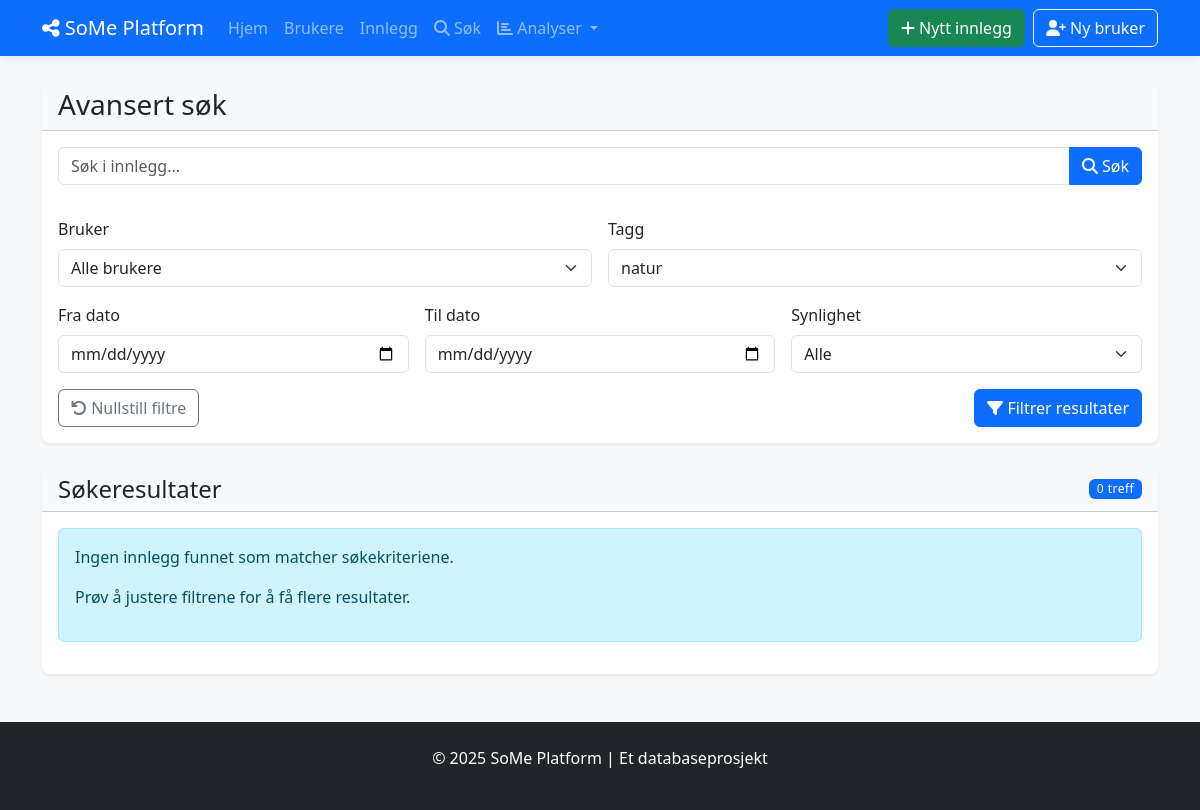
The page /search?tag_id=19 on the database as committed earlier.
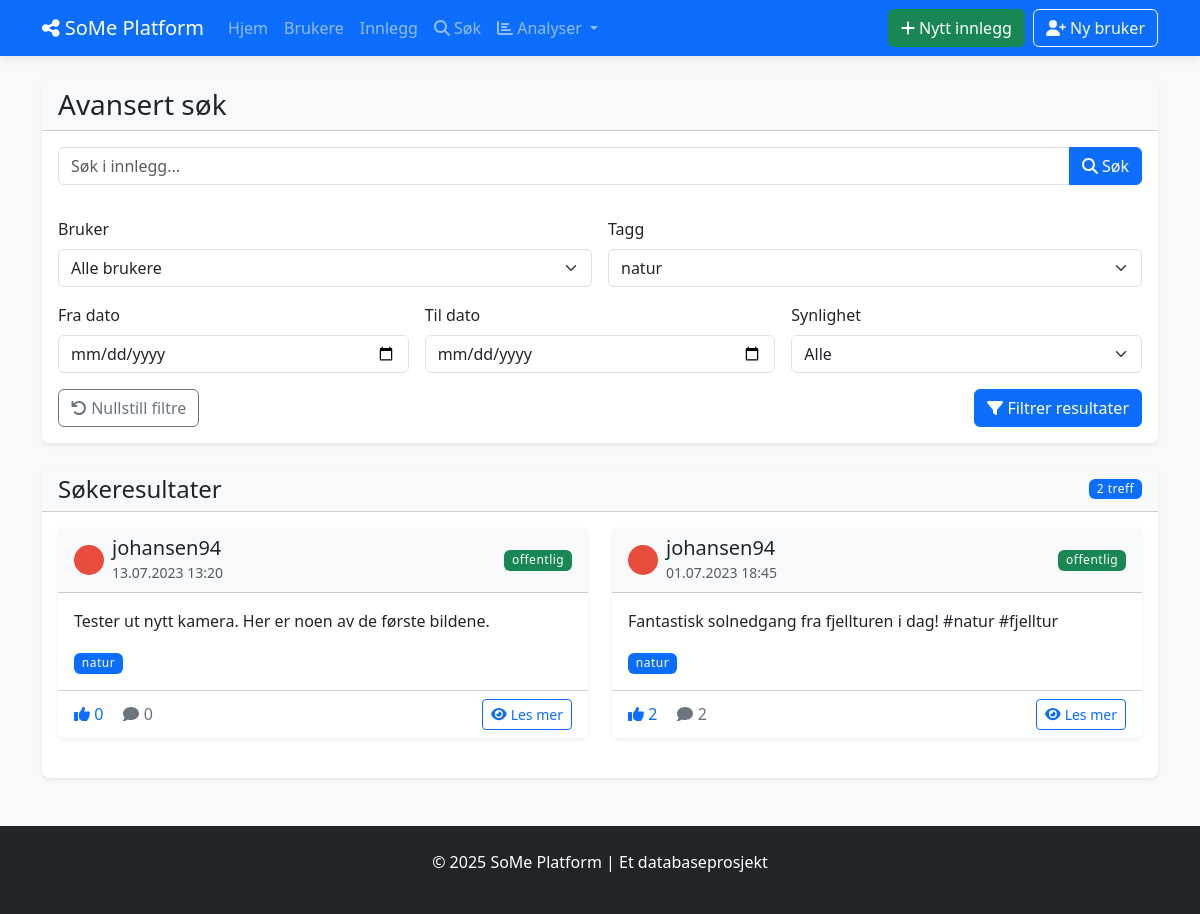
The same page on the database as committed later.
### tables this page shows
CREATE TABLE INNLEGG (
            innlegg_id INTEGER PRIMARY KEY AUTOINCREMENT,
            innhold TEXT NOT NULL,
            opprettet_dato DATETIME NOT NULL DEFAULT CURRENT_TIMESTAMP,
            oppdatert_dato DATETIME DEFAULT CURRENT_TIMESTAMP,
            synlighet TEXT NOT NULL DEFAULT 'offentlig',
            bruker_id INTEGER NOT NULL,
            FOREIGN KEY (bruker_id) REFERENCES BRUKERE(bruker_id) ON DELETE CASCADE
        );

### social_media_app/app.py (the view)
@app.route('/search', methods=['GET'])
def search():
    start_date = request.args.get('start_date', '')
    end_date = request.args.get('end_date', '')
    user_id = request.args.get('user_id', '')
    tag_id = request.args.get('tag_id', '')
    visibility = request.args.get('visibility', '')
    search_term = request.args.get('search_term', '')
    base_query = """
        SELECT i.*, b.brukernavn, b.profilbilde,
               (SELECT COUNT(*) FROM KOMMENTARER k WHERE k.innlegg_id = i.innlegg_id) AS comment_count,
               (SELECT COUNT(*) FROM REAKSJONER r WHERE r.innlegg_id = i.innlegg_id) AS reaction_count,
               GROUP_CONCAT(t.navn, ', ') as tags
        FROM INNLEGG i
        JOIN BRUKERE b ON i.bruker_id = b.bruker_id
        LEFT JOIN INNLEGG_TAGGER it ON i.innlegg_id = it.innlegg_id
        LEFT JOIN TAGGER t ON it.tag_id = t.tag_id
    """
    where_clauses = []
    query_params = []
    if start_date:
        where_clauses.append("i.opprettet_dato >= ?")
        query_params.append(start_date)
    if end_date:
        where_clauses.append("i.opprettet_dato <= ?")
        query_params.append(end_date + " 23:59:59")  # Include the whole day
    if user_id:
        where_clauses.append("i.bruker_id = ?")
        query_params.append(user_id)
    if tag_id:
        where_clauses.append("it.tag_id = ?")
        query_params.append(tag_id)
    if visibility:
        where_clauses.append("i.synlighet = ?")
        query_params.append(visibility)
    if search_term:
        where_clauses.append("i.innhold LIKE ?")
        query_params.append(f"%{search_term}%")
    if where_clauses:
        base_query += " WHERE " + " AND ".join(where_clauses)
    base_query += " GROUP BY i.innlegg_id ORDER BY i.opprettet_dato DESC"
    with Database() as db:
        results = []
        if any([start_date, end_date, user_id, tag_id, visibility, search_term]):
            results = db.fetchall(base_query, query_params)
            results = [format_date_fields(result, ['opprettet_dato', 'oppdatert_dato']) for result in results]
        users = db.fetchall("SELECT bruker_id, brukernavn FROM BRUKERE ORDER BY brukernavn")
        tags = db.fetchall("SELECT tag_id, navn FROM TAGGER ORDER BY navn")
    return render_template('search/results.html',
                          results=results,
                          users=users,
                          tags=tags,
                          filters={
                              'start_date': start_date,
                              'end_date': end_date,
                              'user_id': user_id,
                              'tag_id': tag_id,
                              'visibility': visibility,
                              'search_term': search_term
                          })

### social_media_app/app.py (called while the page is built)
def format_date_fields(item, date_fields=None):
    if not item:
        return None
    if not isinstance(item, dict):
        item = dict(item)
    if date_fields:
        for field in date_fields:
            if field in item and item[field] and isinstance(item[field], str):
                try:
                    item[field] = datetime.strptime(item[field], '%Y-%m-%d %H:%M:%S')
                except (ValueError, TypeError):
                    try:
                        item[field] = datetime.strptime(item[field], '%Y-%m-%d')
                    except (ValueError, TypeError):
                        pass  # Keep original if parsing fails
    return item

### social_media_app/db_config.py (called while the page is built)
    def __enter__(self):
        return self

    def __exit__(self, exc_type, exc_val, exc_tb):
        self.cursor.close()
        if self.conn:
            self.conn.close()

    def fetchall(self, sql, params=None):
        self.cursor.execute(sql, params or ())
        return self.cursor.fetchall()

### social_media_app/templates/search/results.html (shortened to what the changed rows need)
{% extends "base.html" %}
{% block content %}
<div class="card shadow-sm mb-4">
    <div class="card-header bg-light">
        <h1 class="h3 mb-0">Avansert søk</h1>
    </div>
</div>
<div class="card shadow-sm">
    <div class="card-header bg-light d-flex justify-content-between align-items-center">
        <h2 class="h4 mb-0">Søkeresultater</h2>
        <span class="badge bg-primary">{{ results|length }} treff</span>
    </div>
    <div class="card-body">
        {% if results %}
            <div class="row">
                {% for post in results %}
                <div class="col-md-6 mb-4">
                    <div class="card h-100 shadow-sm">
                        <div class="card-header bg-light">
                            <div class="d-flex justify-content-between align-items-center">
                                <div class="d-flex align-items-center">
                                    <div class="me-2">
                                        {% if post.profilbilde %}
                                            <img src="{{ url_for('static', filename='uploads/' + post.profilbilde) }}"
                                                alt="{{ post.brukernavn }}" class="rounded-circle" width="30" height="30">
                                        {% else %}
                                            <div class="rounded-circle rounded-circle-placeholder">
                                                <i class="fas fa-user fa-sm text-white"></i>
                                            </div>
                                        {% endif %}
                                    </div>
                                    <div>
                                        <h5 class="card-title mb-0">{{ post.brukernavn }}</h5>
                                        <small class="text-muted">{{ post.opprettet_dato.strftime('%d.%m.%Y %H:%M') }}</small>
                                    </div>
                                </div>
                                <span class="badge {{ 'bg-success' if post.synlighet == 'offentlig' else 'bg-warning' }}">
                                    {{ post.synlighet }}
                                </span>
                            </div>
                        </div>
                        <div class="card-body">
                            <p class="card-text">
                                {% if post.innhold|length > 150 %}
                                    {{ post.innhold[:150] }}...
                                {% else %}
                                    {{ post.innhold }}
                                {% endif %}
                            </p>
                            {% if post.tags %}
                            <div class="mt-2">
                                {% for tag_name in post.tags.split(', ') %}
                                    <span class="badge bg-primary me-1">{{ tag_name }}</span>
                                {% endfor %}
                            </div>
                            {% endif %}
                        </div>
                        <div class="card-footer bg-white d-flex justify-content-between align-items-center">
                            <div>
                                <span class="text-primary me-3">
                                    <i class="fas fa-thumbs-up"></i> {{ post.reaction_count }}
                                </span>
                                <span class="text-secondary">
                                    <i class="fas fa-comment"></i> {{ post.comment_count }}
                                </span>
                            </div>
                            <a href="{{ url_for('view_post', post_id=post.innlegg_id) }}" class="btn btn-sm btn-outline-primary">
                                <i class="fas fa-eye"></i> Les mer
                            </a>
                        </div>
                    </div>
                </div>
                {% endfor %}
            </div>
        {% else %}
            <div class="alert alert-info">
                {% if filters.start_date or filters.end_date or filters.user_id or filters.tag_id or filters.visibility or filters.search_term %}
                    <p>Ingen innlegg funnet som matcher søkekriteriene.</p>
                    <p>Prøv å justere filtrene for å få flere resultater.</p>
                {% else %}
                    <p>Bruk filtrene ovenfor for å søke etter innlegg.</p>
                {% endif %}
            </div>
        {% endif %}
    </div>
</div>
{% endblock %}

Rows that differ between the two databases and show on the page:
added INNLEGG: brukernavn "johansen94", opprettet_dato "13.07.2023 13:20", synlighet "offentlig", innhold "Tester ut nytt kamera. Her er noen av de første bildene.", tag_name "natur", reaction_count "0", comment_count "0"
added INNLEGG: brukernavn "johansen94", opprettet_dato "01.07.2023 18:45", synlighet "offentlig", innhold "Fantastisk solnedgang fra fjellturen i dag! #natur #fjelltur", tag_name "natur", reaction_count "2", comment_count "2"
Other text that changed with them:
{{ results|length }}: "0" → "2"
text no longer shown: "Ingen innlegg funnet som matcher søkekriteriene. Prøv å justere filtrene for å få flere resultater."
